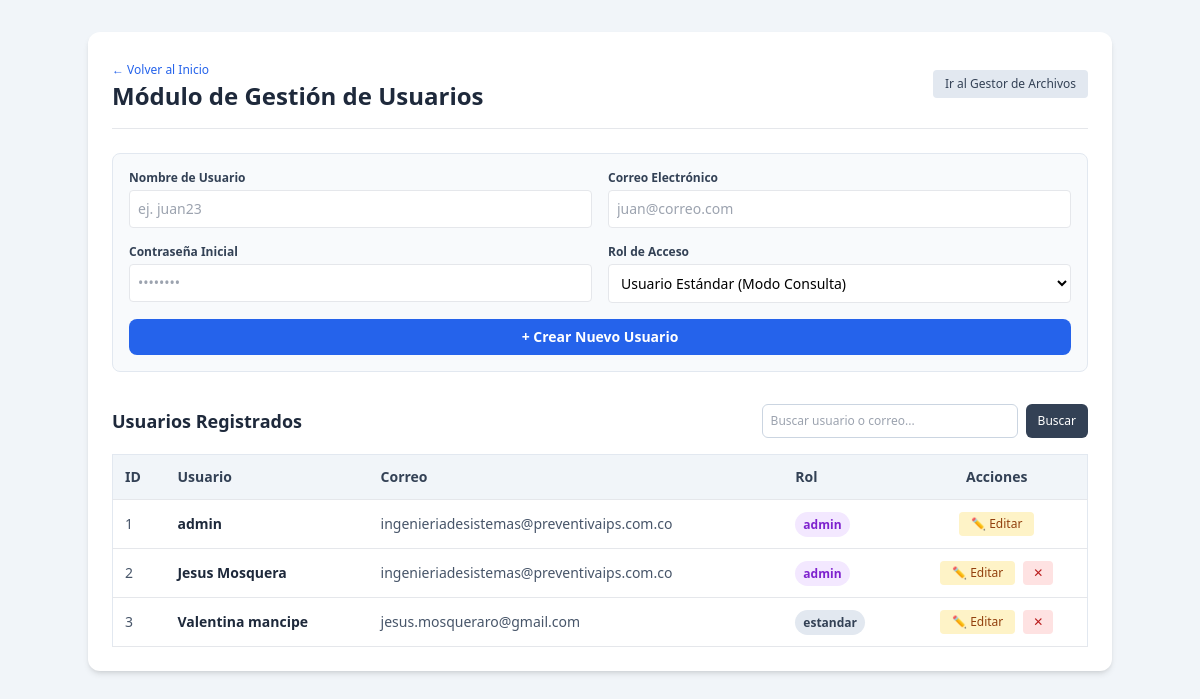
/usuarios (signed in), run on the app's committed database.
### tables this page shows
CREATE TABLE usuarios (
        id INTEGER PRIMARY KEY AUTOINCREMENT,
        username TEXT UNIQUE NOT NULL,
        password TEXT NOT NULL,
        email TEXT NOT NULL,
        rol TEXT NOT NULL DEFAULT 'estandar'
    );

### app.py (the view, shortened to what this page needs)
@app.route('/usuarios', methods=['GET', 'POST'])
@login_required
@admin_required
def gestion_usuarios():
    conn = sqlite3.connect(DB_NAME)
    cursor = conn.cursor()
    busqueda = request.args.get('q', '').strip().lower()
    if busqueda:
        cursor.execute("SELECT id, username, email, rol FROM usuarios WHERE LOWER(username) LIKE ? OR LOWER(email) LIKE ?",
                       (f"%{busqueda}%", f"%{busqueda}%"))
    else:
        cursor.execute("SELECT id, username, email, rol FROM usuarios")
    lista_usuarios = cursor.fetchall()
    conn.close()
    return render_template('usuarios.html', usuarios=lista_usuarios, busqueda=busqueda)

### app.py (called while the page is built)
def login_required(f):
    @wraps(f)
    def decorated_function(*args, **kwargs):
        if not session.get('logged_in'):
            return redirect(url_for('login'))
        return f(*args, **kwargs)
    return decorated_function

def admin_required(f):
    @wraps(f)
    def decorated_function(*args, **kwargs):
        if session.get('rol') != 'admin':
            return redirect(url_for('index'))
        return f(*args, **kwargs)
    return decorated_function

### templates/usuarios.html (shortened to what this page needs)
<!DOCTYPE html>
<html lang="es">
<head>
    <script src="https://cdn.tailwindcss.com"></script>
</head>
<body class="bg-slate-100 min-h-screen p-8">
    <div class="max-w-5xl mx-auto bg-white rounded-xl shadow-md p-6">
        <div class="flex justify-between items-center mb-6 border-b pb-4">
            <div>
                <a href="/bienvenida" class="text-xs text-blue-600 hover:underline">← Volver al Inicio</a>
                <h1 class="text-2xl font-bold text-slate-800">Módulo de Gestión de Usuarios</h1>
            </div>
            <a href="/gestor" class="text-xs bg-slate-200 text-slate-700 px-3 py-1.5 rounded hover:bg-slate-300 transition-colors">Ir al Gestor de Archivos</a>
        </div>
        <form action="/usuarios" method="POST" class="mb-8 p-4 bg-slate-50 border border-slate-200 rounded-lg grid grid-cols-1 md:grid-cols-2 gap-4">
            <div>
                <label class="block text-xs font-semibold text-slate-700 mb-1">Nombre de Usuario</label>
                <input type="text" name="username" placeholder="ej. juan23" required class="w-full text-sm p-2 border rounded focus:ring-2 focus:ring-blue-500 outline-none">
            </div>
            <div>
                <label class="block text-xs font-semibold text-slate-700 mb-1">Correo Electrónico</label>
                <input type="email" name="email" placeholder="juan@correo.com" required class="w-full text-sm p-2 border rounded focus:ring-2 focus:ring-blue-500 outline-none">
            </div>
            <div>
                <label class="block text-xs font-semibold text-slate-700 mb-1">Contraseña Inicial</label>
                <input type="password" name="password" placeholder="••••••••" required class="w-full text-sm p-2 border rounded focus:ring-2 focus:ring-blue-500 outline-none">
            </div>
            <div>
                <label class="block text-xs font-semibold text-slate-700 mb-1">Rol de Acceso</label>
                <select name="rol" class="w-full text-sm p-2 border rounded bg-white focus:ring-2 focus:ring-blue-500 outline-none">
                    <option value="estandar">Usuario Estándar (Modo Consulta)</option>
                </select>
            </div>
            <button type="submit" class="md:col-span-2 bg-blue-600 text-white py-2 rounded-lg text-sm font-semibold hover:bg-blue-700 transition-colors">
                + Crear Nuevo Usuario
            </button>
        </form>
        <div class="flex flex-col sm:flex-row justify-between items-start sm:items-center gap-4 mb-4">
            <h2 class="text-lg font-bold text-slate-800">Usuarios Registrados</h2>
            <form action="/usuarios" method="GET" class="flex gap-2 w-full sm:w-auto">
                <input type="text" name="q" value="{{ busqueda }}" placeholder="Buscar usuario o correo..." class="text-xs p-2 border border-slate-300 rounded-md w-full sm:w-64 focus:ring-2 focus:ring-blue-500 outline-none">
                <button type="submit" class="bg-slate-700 text-white px-3 py-2 rounded-md text-xs font-medium hover:bg-slate-800 transition-colors">
                    Buscar
                </button>
            </form>
        </div>
        <div class="overflow-x-auto">
            <table class="w-full text-left text-sm text-slate-600 border border-slate-200 rounded-lg">
                <thead class="bg-slate-100 text-slate-700 font-semibold border-b">
                    <tr>
                        <th class="p-3">ID</th>
                        <th class="p-3">Usuario</th>
                        <th class="p-3">Correo</th>
                        <th class="p-3">Rol</th>
                        <th class="p-3 text-center">Acciones</th>
                    </tr>
                </thead>
                <tbody>
                    {% if usuarios %}
                        {% for u in usuarios %}
                            <tr class="border-b hover:bg-slate-50">
                                <td class="p-3">{{ u[0] }}</td>
                                <td class="p-3 font-semibold text-slate-800">{{ u[1] }}</td>
                                <td class="p-3 text-slate-600">{{ u[2] }}</td>
                                <td class="p-3">
                                    <span class="px-2 py-1 text-xs rounded-full font-bold {% if u[3] == 'admin' %}bg-purple-100 text-purple-700{% else %}bg-slate-200 text-slate-700{% endif %}">
                                        {{ u[3] }}
                                    </span>
                                </td>
                                <td class="p-3">
                                    <div class="flex items-center justify-center gap-2">
                                        <button onclick="toggleElement('edit-user-{{ u[0] }}')" class="text-xs bg-amber-100 text-amber-800 px-3 py-1 rounded hover:bg-amber-200 transition-colors">
                                            ✏️ Editar
                                        </button>
                                        {% if u[1] != 'admin' %}
                                        <form action="/eliminar_usuario/{{ u[0] }}" method="POST" onsubmit="return confirm('¿Eliminar al usuario {{ u[1] }}?');">
                                            <button type="submit" class="text-xs bg-red-100 text-red-700 px-2.5 py-1 rounded hover:bg-red-200 transition-colors">
                                                ✕
                                            </button>
                                        </form>
                                        {% endif %}
                                    </div>
                                </td>
                            </tr>
                        {% endfor %}
                    {% else %}
                        <tr>
                            <td colspan="5" class="p-4 text-center text-slate-400 text-sm">No se encontraron usuarios.</td>
                        </tr>
                    {% endif %}
                </tbody>
            </table>
        </div>
    </div>
</body>
</html>

### data on the page
usuarios: id "1", username "admin", email "ingenieriadesistemas@preventivaips.com.co", rol "admin"
usuarios: id "2", username "Jesus Mosquera", email "ingenieriadesistemas@preventivaips.com.co", rol "admin"
usuarios: id "3", username "Valentina mancipe", email "jesus.mosqueraro@gmail.com", rol "estandar"
